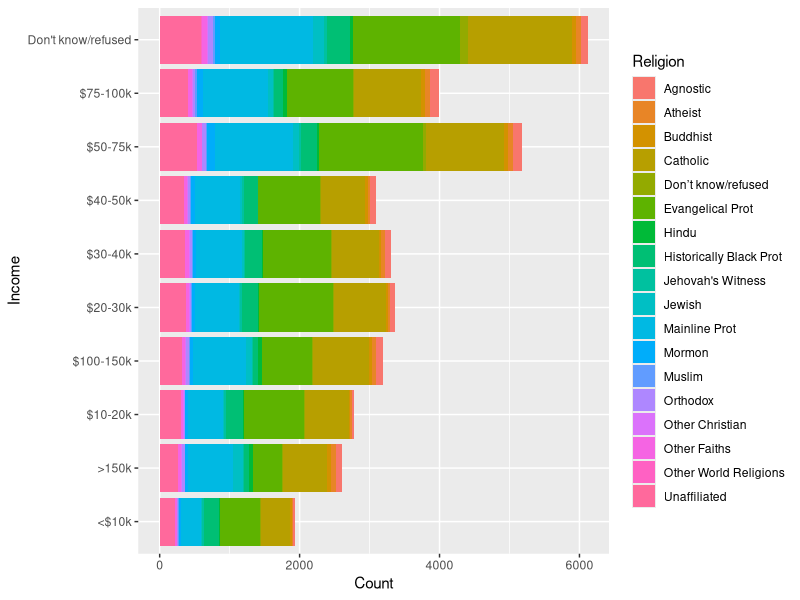
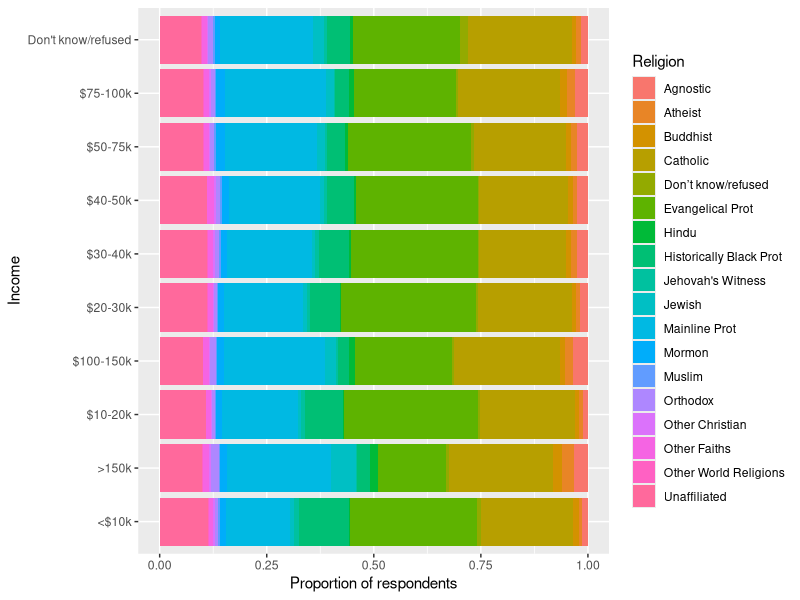

R code for these plots, in order:
## ---- chunk 1
library(tidyverse)
## ---- chunk 2
relig_income
## ---- chunk 3
relig_income_long <- relig_income %>%
  pivot_longer(cols = 2:11,
               names_to = "income", 
               values_to = "count")

relig_income_long
## ---- chunk 4
ggplot(relig_income_long, aes(x = count, y = income, fill = religion)) +
  geom_bar(stat = "identity") +
  labs(x = "Count", y = "Income", fill = "Religion")
## ---- chunk 5
ggplot(relig_income_long, aes(x = count, y = income, fill = religion)) +
  geom_bar(stat = "identity",
           position = "fill") +
  labs(x = "Proportion of respondents", y = "Income", fill = "Religion")
## ---- chunk 6
relig_income_long %>%
  pivot_wider(names_from = income, values_from = count)
## ---- chunk 7
fish_encounters
## ---- chunk 8
fish_long <- fish_encounters %>%
     pivot_wider(names_from = station, values_from = seen)

fish_long

fish_long0 <- fish_encounters %>%
     pivot_wider(names_from = station, values_from = seen, values_fill = 0)

fish_long0
## ---- chunk 9
fish_long0 %>%
  pivot_longer(cols = 2:12,
               names_to = "station", 
               values_to = "seen")
